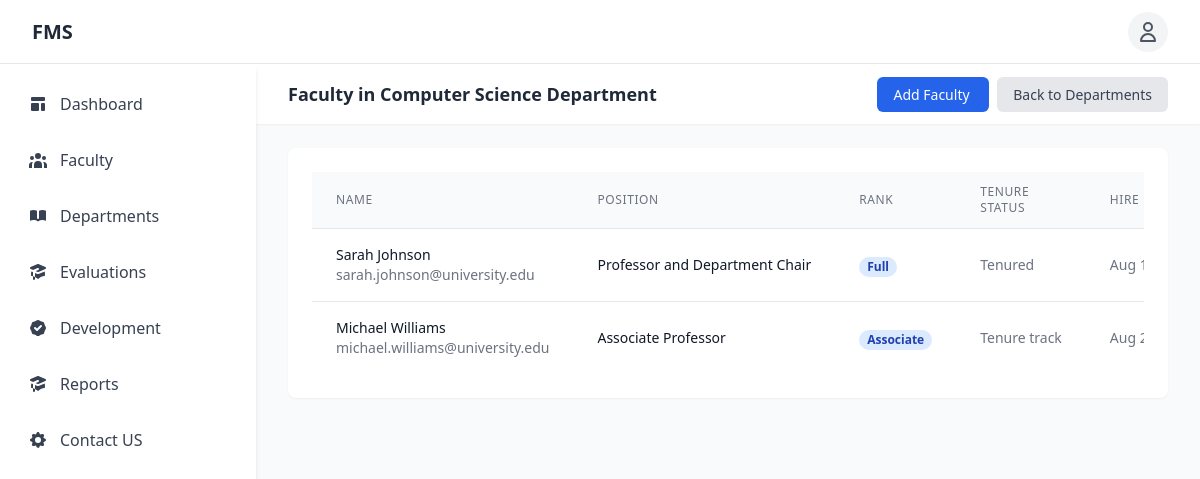
The page /department_faculty.php?id=1 (signed in) on the database its author committed.
### tables this page shows
CREATE TABLE `departments` (
  `department_id` int(11) NOT NULL,
  `name` varchar(100) NOT NULL,
  `code` varchar(10) NOT NULL,
  `description` text DEFAULT NULL,
  `head_id` int(11) DEFAULT NULL,
  `created_at` timestamp NOT NULL DEFAULT current_timestamp(),
  `updated_at` timestamp NOT NULL DEFAULT current_timestamp() ON UPDATE current_timestamp()
);

CREATE TABLE `faculty` (
  `faculty_id` int(11) NOT NULL,
  `department_id` int(11) NOT NULL,
  `position` varchar(100) NOT NULL,
  `rank` enum('assistant','associate','full','emeritus') NOT NULL,
  `hire_date` date NOT NULL,
  `tenure_status` enum('tenured','tenure_track','non_tenure') NOT NULL,
  `bio` text DEFAULT NULL,
  `office_location` varchar(50) DEFAULT NULL,
  `office_hours` text DEFAULT NULL
);

CREATE TABLE `users` (
  `user_id` int(11) NOT NULL,
  `first_name` varchar(50) NOT NULL,
  `last_name` varchar(50) NOT NULL,
  `email` varchar(100) NOT NULL,
  `password_hash` varchar(255) NOT NULL,
  `salt` varchar(32) NOT NULL,
  `role` enum('admin','department_head','faculty','reviewer') NOT NULL,
  `account_status` enum('active','suspended','pending') DEFAULT 'pending',
  `last_login` datetime DEFAULT NULL,
  `failed_login_attempts` int(11) DEFAULT 0,
  `password_reset_token` varchar(64) DEFAULT NULL,
  `password_reset_expires` datetime DEFAULT NULL,
  `created_at` timestamp NOT NULL DEFAULT current_timestamp(),
  `updated_at` timestamp NOT NULL DEFAULT current_timestamp() ON UPDATE current_timestamp()
);

### includes/data_access.php (called while the page is built, shortened)
<?php
function getDepartmentById($departmentId)
{
    global $pdo;
    try {
        $stmt = $pdo->prepare("
            SELECT d.*, CONCAT(u.first_name, ' ', u.last_name) as head_name
            FROM departments d
            LEFT JOIN users u ON d.head_id = u.user_id
            WHERE d.department_id = ?
        ");
        $stmt->execute([$departmentId]);
        return $stmt->fetch(PDO::FETCH_ASSOC);
    } catch (PDOException $e) {
        error_log("Database error in getDepartmentById: " . $e->getMessage());
        return null;
    }
}
?>

### department_faculty.php (the view, shortened to what this page needs)
<?php
require_once 'includes/config.php';
require_once 'includes/data_access.php';
$department_id = isset($_GET['id']) ? (int)$_GET['id'] : 0;
$department = getDepartmentById($department_id);
$faculty = $pdo->prepare("
    SELECT f.*, u.first_name, u.last_name, u.email, u.created_at
    FROM faculty f
    JOIN users u ON f.faculty_id = u.user_id
    WHERE f.department_id = ?
    ORDER BY u.last_name, u.first_name
");
$faculty->execute([$department_id]);
$departmentFaculty = $faculty->fetchAll(PDO::FETCH_ASSOC);
include 'includes/header.php';
include 'includes/sidebar.php';
?>
<div class="flex-1 sm:ml-64">
    <header class="bg-white shadow-sm">
        <div class="max-w-7xl mx-auto px-4 py-4 sm:px-6 lg:px-8 flex justify-between items-center">
            <h2 class="text-lg font-semibold text-gray-800">
                Faculty in <?php echo htmlspecialchars($department['name']); ?> Department
            </h2>
            <div>
                <a href="faculty_create.php?department_id=<?php echo $department_id; ?>" class="bg-blue-600 text-white px-4 py-2 rounded-md text-sm font-medium hover:bg-blue-700 mr-2">
                    Add Faculty
                </a>
                <a href="departments.php" class="bg-gray-200 text-gray-700 px-4 py-2 rounded-md text-sm font-medium hover:bg-gray-300">
                    Back to Departments
                </a>
            </div>
        </div>
    </header>
    <main class="max-w-7xl mx-auto px-4 py-6 sm:px-6 lg:px-8">
        <div class="bg-white overflow-hidden shadow-sm rounded-lg">
            <div class="p-6">
                <div class="overflow-x-auto">
                    <table class="min-w-full divide-y divide-gray-200">
                        <thead class="bg-gray-50">
                            <tr>
                                <th scope="col" class="px-6 py-3 text-left text-xs font-medium text-gray-500 uppercase tracking-wider">
                                    Name
                                </th>
                                <th scope="col" class="px-6 py-3 text-left text-xs font-medium text-gray-500 uppercase tracking-wider">
                                    Position
                                </th>
                                <th scope="col" class="px-6 py-3 text-left text-xs font-medium text-gray-500 uppercase tracking-wider">
                                    Rank
                                </th>
                                <th scope="col" class="px-6 py-3 text-left text-xs font-medium text-gray-500 uppercase tracking-wider">
                                    Tenure Status
                                </th>
                                <th scope="col" class="px-6 py-3 text-left text-xs font-medium text-gray-500 uppercase tracking-wider">
                                    Hire Date
                                </th>
                            </tr>
                        </thead>
                        <tbody class="bg-white divide-y divide-gray-200">
                            <?php if (empty($departmentFaculty)): ?>
                                <tr>
                                    <td colspan="6" class="px-6 py-4 text-center text-gray-500">
                                        No faculty members in this department. <a href="faculty_create.php?department_id=<?php echo $department_id; ?>" class="text-blue-600 hover:underline">Add a faculty member</a>.
                                    </td>
                                </tr>
                            <?php else: ?>
                                <?php foreach ($departmentFaculty as $member): ?>
                                <tr>
                                    <td class="px-6 py-4 whitespace-nowrap">
                                        <div class="flex items-center">
                                            <div>
                                                <div class="text-sm font-medium text-gray-900">
                                                    <?php echo htmlspecialchars($member['first_name'] . ' ' . $member['last_name']); ?>
                                                </div>
                                                <div class="text-sm text-gray-500">
                                                    <?php echo htmlspecialchars($member['email']); ?>
                                                </div>
                                            </div>
                                        </div>
                                    </td>
                                    <td class="px-6 py-4 whitespace-nowrap">
                                        <div class="text-sm text-gray-900"><?php echo htmlspecialchars($member['position']); ?></div>
                                    </td>
                                    <td class="px-6 py-4 whitespace-nowrap">
                                        <span class="px-2 inline-flex text-xs leading-5 font-semibold rounded-full bg-blue-100 text-blue-800">
                                            <?php echo ucfirst(htmlspecialchars($member['rank'])); ?>
                                        </span>
                                    </td>
                                    <td class="px-6 py-4 whitespace-nowrap text-sm text-gray-500">
                                        <?php echo str_replace('_', ' ', ucfirst(htmlspecialchars($member['tenure_status']))); ?>
                                    </td>
                                    <td class="px-6 py-4 whitespace-nowrap text-sm text-gray-500">
                                        <?php echo date('M d, Y', strtotime($member['hire_date'])); ?>
                                    </td>
                                </tr>
                                <?php endforeach; ?>
                            <?php endif; ?>
                        </tbody>
                    </table>
                </div>
            </div>
        </div>
    </main>
</div>
<?php include 'includes/footer.php'; ?>

### includes/header.php (style rules this page uses)
body { padding-top: 4rem; }

### rows shown on the page
departments: name "Computer Science"
faculty: faculty_id.last_name "Sarah Johnson", faculty_id.email "sarah.johnson@university.edu", position "Professor and Department Chair", rank "Full", tenure_status "Tenured", hire_date "Aug…"
faculty: faculty_id.last_name "Michael Williams", faculty_id.email "michael.williams@university.edu", position "Associate Professor", rank "Associate", tenure_status "Tenure track", hire_date "Aug…"
